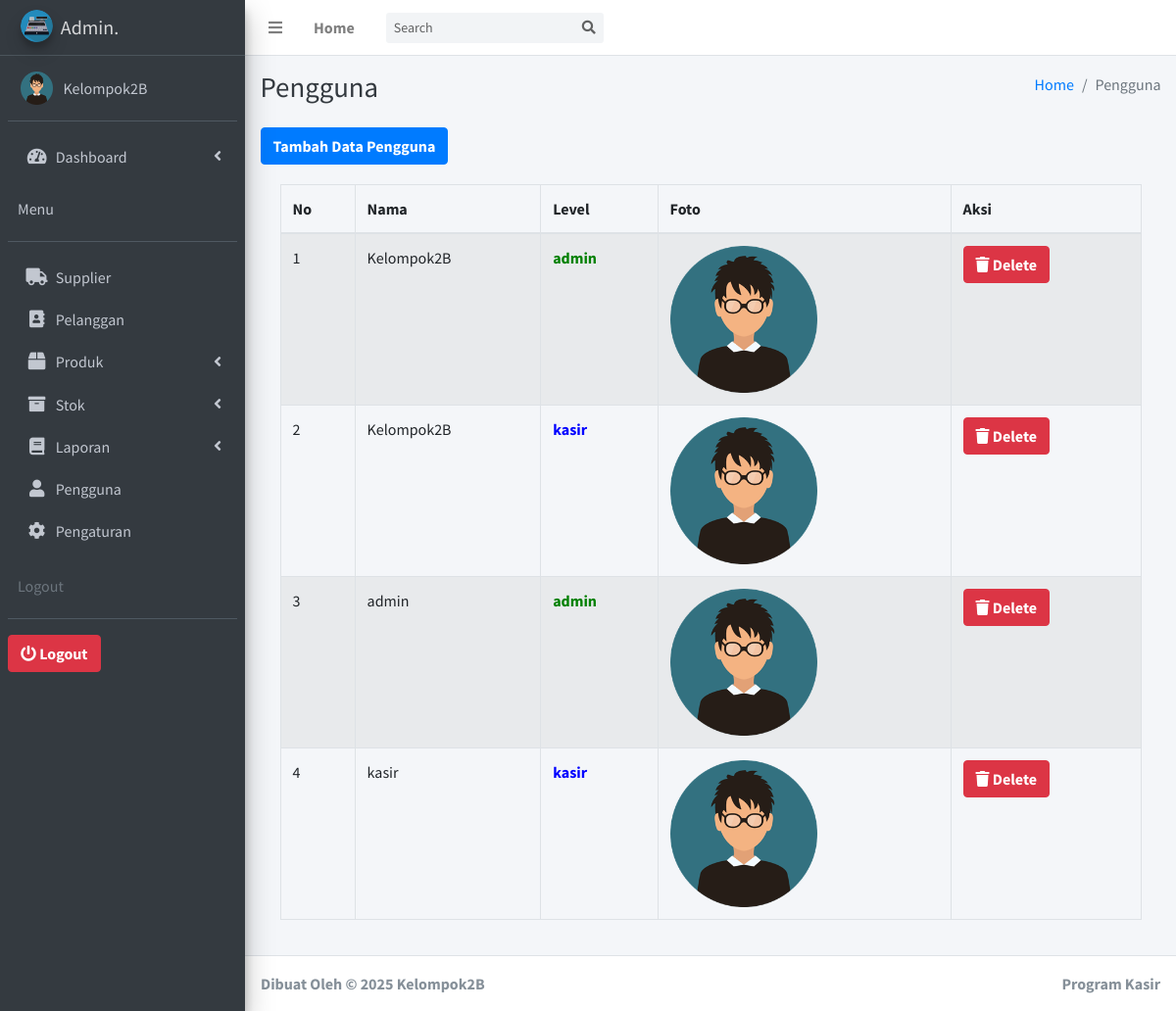
The page /ProgramKasir/admin/index.php?m=pengguna&s=title (signed in) on the database its author committed.
### tables this page shows
CREATE TABLE `pengguna` (
  `id` int(11) NOT NULL,
  `username` text NOT NULL,
  `password` text NOT NULL,
  `nama` text NOT NULL,
  `level` text NOT NULL,
  `foto` varchar(255) NOT NULL
);

### ProgramKasir/admin/fungsi/fungsi.php (called while the page is built, shortened)
<?php
$koneksi = mysqli_connect('localhost', 'root', '', 'kelompok2b');
if (function_exists("summon_admin") === FALSE) {
	function summon_admin()
	{
		global $koneksi;
		$id = $_SESSION['idstart'];
		return mysqli_query($koneksi, "SELECT * FROM pengguna WHERE id ='$id'");
	}
}
if (function_exists("select_user") === FALSE) {
	function select_user()
	{
		global $koneksi;
		if (isset($_POST['go'])) {
			$cari = $_POST['cari'];
			return mysqli_query($koneksi, "SELECT * FROM pengguna WHERE nama LIKE '%" . $cari . "%'");
		} else {
			return mysqli_query($koneksi, "SELECT * FROM pengguna");
		}
	}
}
if (function_exists("url") === FALSE) {
	function url()
	{
		return $url = "//localhost/Kelompok2B/ProgramKasir/vendors/";
	}
}

### ProgramKasir/admin/aplikasi/pengguna/title.php (the view, shortened to what this page needs)
<?php
include 'layout/header.php';
?>
<div class="content-wrapper">
  <div class="content-header">
    <div class="container-fluid">
      <div class="row mb-2">
        <div class="col-sm-6">
          <h1 class="m-0 text-dark">Pengguna</h1>
        </div>
        <div class="col-sm-6">
          <ol class="breadcrumb float-sm-right">
            <li class="breadcrumb-item"><a href="index.php">Home</a></li>
            <li class="breadcrumb-item active">Pengguna</li>
          </ol>
        </div>
      </div>
    </div>
  </div>
  <section class="content">
    <div class="container-fluid">
      <div class="row">
        <div class="col-sm-12">
          <div class="well">
            <button type="button" class="btn btn-primary" data-toggle="modal" data-target="#exampleModalCenter">
              <b>Tambah Data Pengguna</b>
            </button>
            <br>
          </div>
        </div>
      </div>
      <div class="row">
        <div class="col-sm-12">
          <div class="card-body">
            <div class="table-responsive table--card-body m-b-30">
              <table class="table table-bordered table-striped table-earning">
                <thead>
                  <tr>
                    <th>No</th>
                    <th>Nama</th>
                    <th>Level</th>
                    <th>Foto</th>
                    <th>Aksi</th>
                  </tr>
                </thead>
                <tbody>
                  <?php
                  $i = 1;
                  foreach (select_user() as $adm) :
                  ?>
                    <tr>
                      <td><?= $i++; ?></td>
                      <td><?= $adm['nama']; ?></td>
                      <td><?php if ($adm['level'] == "admin") {
                            echo '<b><p style="color: green;">admin</p></b>';
                          } else if ($adm['level'] == "kasir") {
                            echo '<b><p style="color: blue;">kasir</p></b>';
                          } elseif ($adm['level'] == "logistik") {
                            echo '<b><p style="color: orange;">logistik</p></b>';
                          }
                          ?>
                      </td>
                      <td>
                        <?php
                        if ($adm['foto'] != '') {
                          echo '<img src="img/' . $adm['foto'] . '" height="150">';
                        } else {
                          echo '<img src="img/user_logo.png" height="150">';
                        }
                        ?>
                      </td>
                      <td>
                        <div data-toggle="modal" data-target="#hapus-admin<?= $adm['id'] ?>">
                          <button type="button" class="btn btn-danger datapotensi" data-toggle="tooltip" title="Hapus">
                            <i class="fa fa-trash"></i> <b>Delete</b>
                          </button>
                        </div>
                        <br>
                      </td>
                    </tr>
                  <?php endforeach; ?>
                </tbody>
              </table>
            </div>
          </div>
        </div>
      </div>
  </section>
</div>
<?php
include 'layout/footer.php';
?>

### ProgramKasir/admin/layout/header.php (shortened to what this page needs)
<?php
require 'fungsi/fungsi.php';
?>
<?php
foreach (summon_admin() as $key) :
?>
  <!DOCTYPE html>
  <html>
  <head>
    <link rel="stylesheet" href="<?= url() ?>plugins/fontawesome-free/css/all.min.css">
    <link rel="stylesheet" href="https://code.ionicframework.com/ionicons/2.0.1/css/ionicons.min.css">
    <link rel="stylesheet" href="<?= url() ?>plugins/tempusdominus-bootstrap-4/css/tempusdominus-bootstrap-4.min.css">
    <link rel="stylesheet" href="<?= url() ?>plugins/icheck-bootstrap/icheck-bootstrap.min.css">
    <link rel="stylesheet" href="<?= url() ?>plugins/jqvmap/jqvmap.min.css">
    <link rel="stylesheet" href="<?= url() ?>dist/css/adminlte.min.css">
    <link rel="stylesheet" href="<?= url() ?>plugins/overlayScrollbars/css/OverlayScrollbars.min.css">
    <link rel="stylesheet" href="<?= url() ?>plugins/daterangepicker/daterangepicker.css">
    <link rel="stylesheet" href="<?= url() ?>plugins/summernote/summernote-bs4.css">
  </head>
  <body class="hold-transition sidebar-mini layout-fixed">
    <div class="wrapper">
      <nav class="main-header navbar navbar-expand navbar-white navbar-light">
        <ul class="navbar-nav">
          <li class="nav-item">
            <a class="nav-link" data-widget="pushmenu" href="#" role="button"><i class="fas fa-bars"></i></a>
          </li>
          <li class="nav-item d-none d-sm-inline-block">
            <a href="index.php" class="nav-link"><b>Home</b></a>
          </li>
        </ul>
        <form action="" method="POST" class="form-inline ml-3">
          <div class="input-group input-group-sm">
            <input class="form-control form-control-navbar" type="search" name="cari" placeholder="Search" aria-label="Search">
            <div class="input-group-append">
              <button class="btn btn-navbar" name="go" type="submit">
                <i class="fas fa-search"></i>
              </button>
            </div>
          </div>
        </form>
      </nav>
      <aside class="main-sidebar sidebar-dark-primary elevation-4">
        <a href="index.php" class="brand-link">
          <img src="<?= url() ?>img/logokasir.png" alt="AdminLTE Logo" class="brand-image img-circle elevation-3" style="opacity: .8">
          <span class="brand-text font-weight-light"><b>Admin.</b></span>
        </a>
        <div class="sidebar">
          <div class="user-panel mt-3 pb-3 mb-3 d-flex">
            <div class="image">
              <?php
              if ($key['foto'] != '') {
                echo '<img src="img/' . $key['foto'] . '" height="150">';
              } else {
                echo '<img src="img/user_logo.png" height="150">';
              }
              ?>
            </div>
            <div class="info">
              <a href="index.php?m=pengguna&s=detail" class="d-block"><?= $key['nama']; ?></a>
            </div>
          </div>
          <nav class="mt-2">
            <ul class="nav nav-pills nav-sidebar flex-column" data-widget="treeview" role="menu" data-accordion="false">
              <li class="nav-item has-treeview">
                <a href="index.php" class="nav-link">
                  <i class="nav-icon fas fa-tachometer-alt"></i>
                  <p>
                    Dashboard
                    <i class="right fas fa-angle-left"></i>
                  </p>
                </a>
                <div class="user-panel mt-3 pb-3 mb-3 d-flex">
                  <div class="info">
                    <a href="#" class="d-block">Menu</a>
                  </div>
                </div>
              </li>
              <li class="nav-item">
                <a href="index.php?m=supplier&s=title" class="nav-link">
                  <i class="nav-icon fas fa-truck"></i>
                  <p>Supplier</p>
                </a>
              </li>
              <li class="nav-item">
                <a href="index.php?m=pelanggan&s=title" class="nav-link">
                  <i class="nav-icon fas fa-address-book"></i>
                  <p>Pelanggan</p>
                </a>
              </li>
              <li class="nav-item has-treeview">
                <a href="#" class="nav-link">
                  <i class="nav-icon fas fa-box"></i>
                  <p>
                    Produk
                    <i class="fas fa-angle-left right"></i>
                  </p>
                </a>
              </li>
              <li class="nav-item has-treeview">
                <a href="#" class="nav-link">
                  <i class="nav-icon fa fa-archive"></i>
                  <p>
                    Stok
                    <i class="fas fa-angle-left right"></i>
                  </p>
                </a>
              </li>
              <li class="nav-item has-treeview">
                <a href="#" class="nav-link">
                  <i class="fas fa-book nav-icon"></i>
                  <p>
                    Laporan
                    <i class="fas fa-angle-left right"></i>
                  </p>
                </a>
              </li>
              <li class="nav-item">
                <a href="index.php?m=pengguna&s=title" class="nav-link">
                  <i class="fas fa-user nav-icon"></i>
                  <p>Pengguna</p>
                </a>
              </li>
              <li class="nav-item">
                <a href="index.php?m=pengguna&s=detail" class="nav-link">
                  <i class="fas fa-cog nav-icon"></i>
                  <p>Pengaturan</p>
                </a>
              </li>
              <div class="user-panel mt-3 pb-3 mb-3 d-flex">
                <div class="info">
                  <span class="d-block text-gray">Logout</span>
                </div>
              </div>
              <a href="logout.php"><button class="btn btn-danger"><i class="fa fa-power-off" aria-hidden="true"></i> <b>Logout</b></button></a>
              <br>
            </ul>
          </nav>
        </div>
      </aside>
    <?php
  endforeach;
    ?>

### rows shown on the page
pengguna: foto (picture), nama "Kelompok2B", level "admin"
pengguna: nama "Kelompok2B", level "kasir", foto (picture)
pengguna: nama "admin", level "admin", foto (picture)
pengguna: nama "kasir", level "kasir", foto (picture)
